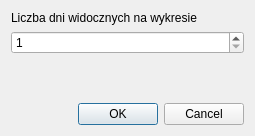
<?xml version="1.0" encoding="UTF-8"?>
<ui version="4.0">
 <class>Dialog</class>
 <widget class="QDialog" name="Dialog">
  <property name="geometry">
   <rect>
    <x>0</x>
    <y>0</y>
    <width>255</width>
    <height>136</height>
   </rect>
  </property>
  <property name="windowTitle">
   <string>Dialog</string>
  </property>
  <layout class="QVBoxLayout" name="verticalLayout">
   <item>
    <widget class="QLabel" name="label">
     <property name="text">
      <string>Liczba dni widocznych na wykresie</string>
     </property>
    </widget>
   </item>
   <item>
    <widget class="QSpinBox" name="spinNumberOfDays">
     <property name="minimum">
      <number>1</number>
     </property>
     <property name="maximum">
      <number>1000</number>
     </property>
    </widget>
   </item>
   <item>
    <spacer name="verticalSpacer">
     <property name="orientation">
      <enum>Qt::Vertical</enum>
     </property>
     <property name="sizeHint" stdset="0">
      <size>
       <width>20</width>
       <height>40</height>
      </size>
     </property>
    </spacer>
   </item>
   <item>
    <widget class="QDialogButtonBox" name="buttonBox">
     <property name="orientation">
      <enum>Qt::Horizontal</enum>
     </property>
     <property name="standardButtons">
      <set>QDialogButtonBox::Cancel|QDialogButtonBox::Ok</set>
     </property>
    </widget>
   </item>
  </layout>
 </widget>
 <resources/>
 <connections>
  <connection>
   <sender>buttonBox</sender>
   <signal>accepted()</signal>
   <receiver>Dialog</receiver>
   <slot>accept()</slot>
   <hints>
    <hint type="sourcelabel">
     <x>248</x>
     <y>254</y>
    </hint>
    <hint type="destinationlabel">
     <x>157</x>
     <y>274</y>
    </hint>
   </hints>
  </connection>
  <connection>
   <sender>buttonBox</sender>
   <signal>rejected()</signal>
   <receiver>Dialog</receiver>
   <slot>reject()</slot>
   <hints>
    <hint type="sourcelabel">
     <x>316</x>
     <y>260</y>
    </hint>
    <hint type="destinationlabel">
     <x>286</x>
     <y>274</y>
    </hint>
   </hints>
  </connection>
 </connections>
</ui>
